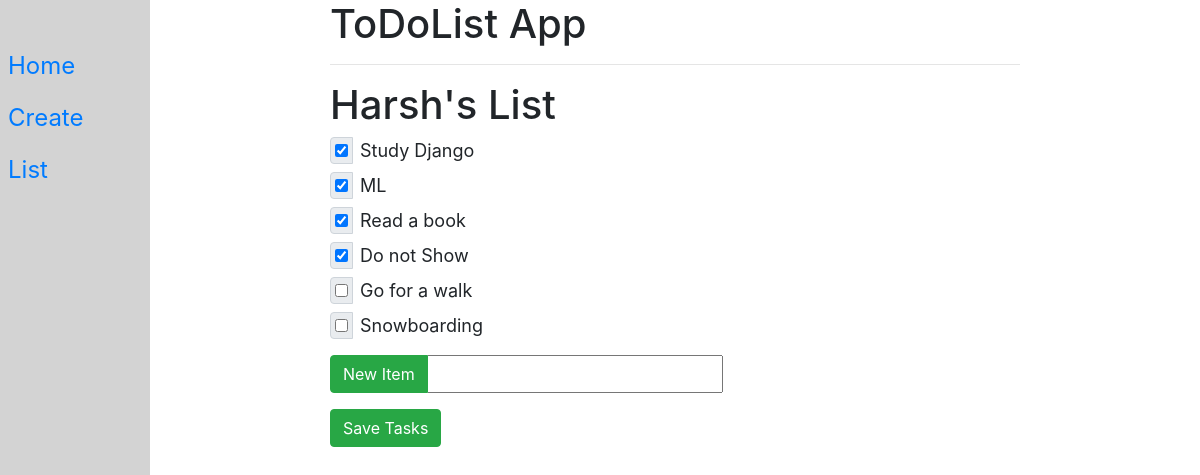
The app's page /1/, older data.
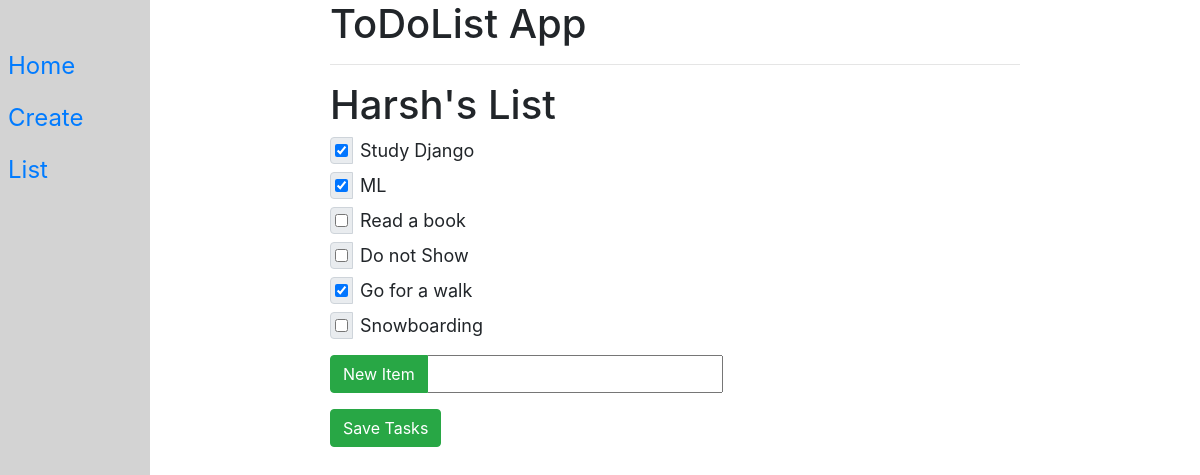
The same page, newer data.
### todolistapp/models.py (models this page shows, shortened)
class Item(models.Model):
    name=models.CharField(max_length=100)
    todolist=models.ForeignKey(TodoList,on_delete=models.CASCADE)
    completed=models.BooleanField(default=False)

### todolistapp/views.py (the view, shortened to what this page needs)
# urls.py: path("<int:id>/", views.index, name='index'),
def index(request,id):
    t=TodoList.objects.get(id=id)
    return render(request, "todolistapp/base.html", {"List": t})

### todolistapp/models.py (called while the page is built)
    def __str__(self):
        return self.name

### todolistapp/templates/todolistapp/base.html (shortened to what this page needs)
{% extends "todolistapp/parent.html" %}
{% block headingblock %}
    <h1>ToDoList App</h1>
{% endblock %}
{% block contentblock %}
    <h1 >{{List}}</h1>
    <form method="post" action="#">
            {% for item in List.item_set.all %}
                <div class="input-group mb-2">
                    <div class="input-group-prepend">
                        <div class="input-group-text pr-1 pl-1 mr-2">
                            {% if item.completed %}
                                <input type="checkbox" value="clicked" name="c{{item.id}}" checked>
                            {% else %}
                                <input type="checkbox" value="clicked" name="c{{item.id}}">
                            {% endif %}
                        </div>
                    </div>
                    {{item.name}}
                </div>
            {% endfor %}
        <div class="input-group mt-3 mb-3">
            <div class="input-group-prepend">
                <button type="submit" name="newitem" value="pressed" class="btn btn-success">New Item</button>
            </div>
            <input type="text" name="new">
        </div>
        <button type="submit" name="save" value="pressed" class="btn btn-success">Save Tasks</button>
    </form>
{% endblock %}

Row changes from the older to the newer data that the page shows:
changed Item "Read a book": id "☑" → "☐"
changed Item "Do not Show": id "☑" → "☐"
changed Item "Go for a walk": id "☐" → "☑"
